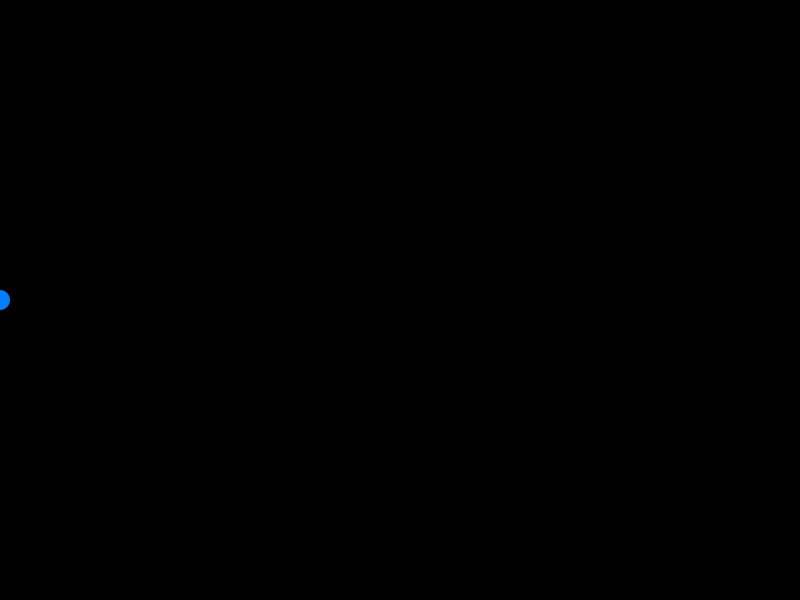
Frame 1 (no input)
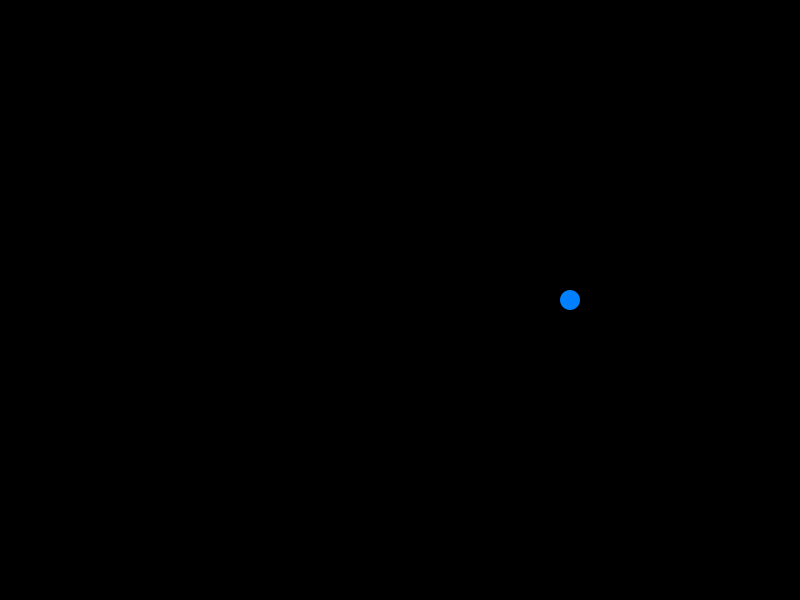
Frame 60 (the mouse pressed at the canvas centre just before this capture)
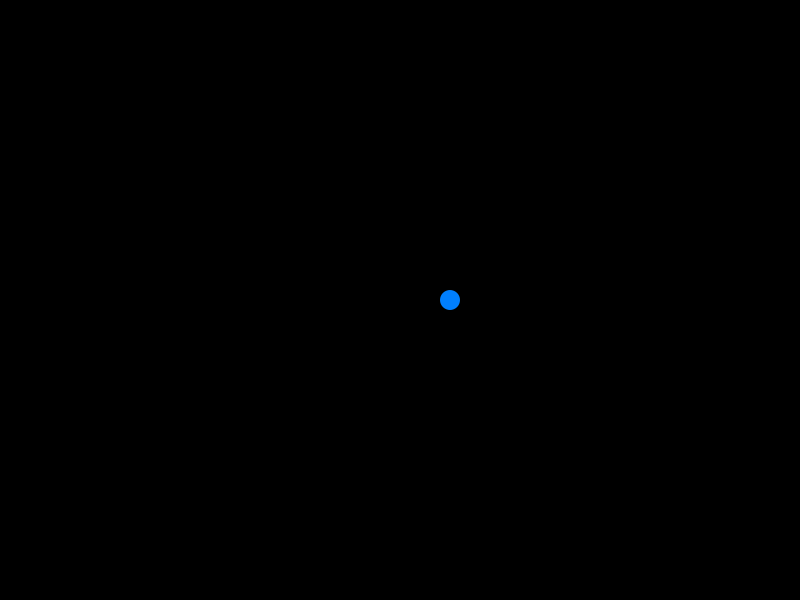
Frame 120 (the mouse held since frame 60 and released just before this capture)

The Processing sketch that drew these frames (run headless with seeded random() and noise(); from frame 60 on, the mouse is pressed at the canvas centre):

// Processing sketch: bound
// ── bound.pde
int locationX = 0;
int direction = -1;

void setup(){
  size(800, 600);
  frameRate(60);
  fill(0,127,255);
  noStroke();
}

void draw(){
  background(0);
  ellipse(locationX,height/2,20,20);
  locationX = locationX + 10 * direction;
  
  if(locationX < 0 || width < locationX){
    direction = direction * -1;
  }
}
